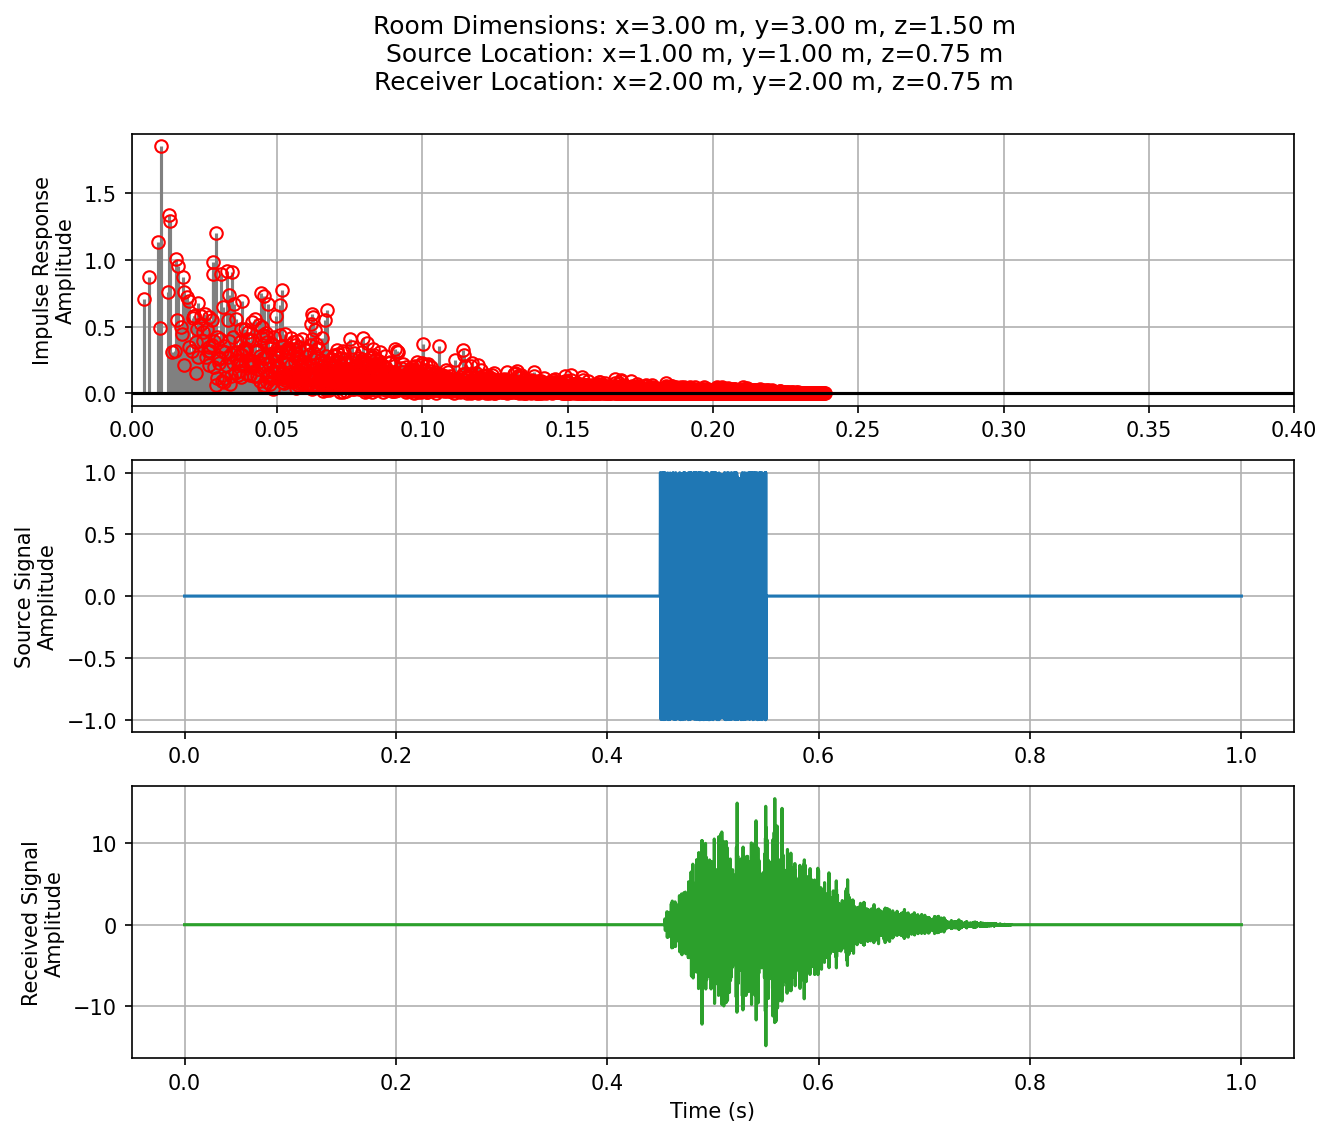

This chart was generated by the following Python code:
#!/usr/bin/env python3
# -*- coding: utf-8 -*-

import logging

import matplotlib.pyplot as plt
import numpy as np
import numpy.typing as npt

import rirpy.model as model
from rirpy.plot import plot_ir_and_signals

NUM_THREADS = 4


def signal_impulse(duration: float, sampling_rate: float) -> npt.NDArray[np.float64]:
    """
    Generates an impulse signal of specified duration and sampling rate.

    Args:
        duration: Duration of the impulse signal in seconds.
        sampling_rate: Sampling rate in Hz.

    Returns:
        Impulse signal array.
    """
    num_samples = int(duration * sampling_rate)
    impulse_signal = np.zeros(num_samples)
    impulse_signal[0] = 1.0  # Set the first sample to 1 to create an impulse
    return impulse_signal


def signal_lfm_chirp(
    chirp_duration: float,
    sampling_rate: float,
    start_freq: float,
    end_freq: float,
    front_padding_duration: float = 0.0,
    end_padding_duration: float = 0.0,
) -> npt.NDArray[np.float64]:
    """
    Generates a linear frequency modulated (LFM) chirp signal.

    Args:
        chirp_duration: Duration of the chirp signal in seconds.
        sampling_rate: Sampling rate in Hz.
        start_freq: Start frequency of the chirp in Hz.
        end_freq: End frequency of the chirp in Hz.
        front_padding_duration: Duration of front padding in seconds.
        end_padding_duration: Duration of end padding in seconds.

    Returns:
        LFM chirp signal array.
    """
    num_samples = int(chirp_duration * sampling_rate)
    t = np.linspace(0, chirp_duration, num_samples, endpoint=False)
    k = (end_freq - start_freq) / chirp_duration  # Chirp rate
    chirp_signal = np.sin(2 * np.pi * (start_freq * t + 0.5 * k * t**2))

    # Add front and end padding if specified
    front_padding_samples = int(front_padding_duration * sampling_rate)
    end_padding_samples = int(end_padding_duration * sampling_rate)

    return np.pad(
        chirp_signal, (front_padding_samples, end_padding_samples), mode="constant"
    )


def main() -> None:
    print("-" * 60)
    print("🔊RIRPy: Room Impulse Response Modeling")
    print("-" * 60)

    sampling_rate = 20000.0  # Sampling rate (Hz)
    y_impulse = signal_impulse(1.0, 20000.0)  # 1 s impulse signal
    y_source = signal_lfm_chirp(
        chirp_duration=0.1,  # 100 ms chirp duration
        sampling_rate=sampling_rate,
        start_freq=1000.0,  # Start frequency of the chirp (Hz)
        end_freq=5000.0,  # End frequency of the chirp (Hz)
        front_padding_duration=0.45,  # 450 ms front padding
        end_padding_duration=0.45,  # 450 ms end padding
    )
    time = np.arange(0, len(y_source)) / sampling_rate  # Time vector (s)

    r_source = np.array([1.0, 1.0, 0.75])  # Source position (m)
    r_receiver = np.array([2.0, 2.0, 0.75])  # Receiver position (m)
    length_x = 3.0  # Room length in x direction
    length_y = 3.0  # Room length in y direction
    length_z = 1.5  # Room height
    sound_speed = 343.0  # Speed of sound (m/s) in air
    refl_coeff_wall = 0.9  # Wall (& floor) reflection coefficient
    refl_coeff_ceil = 0.9  # Ceiling (surface) reflection coefficient
    cutoff_time = 0.2  # Cutoff time for reflections (s)

    # The model function can accept multiple signals of the same length.
    y_combined = np.vstack([y_impulse, y_source]).T
    y_receiver = model.propagate_signal(
        y_combined,
        sampling_rate,
        r_source,
        r_receiver,
        length_x,
        length_y,
        length_z,
        sound_speed,
        refl_coeff_wall,
        refl_coeff_ceil,
        cutoff_time,
        num_threads=NUM_THREADS,
    )

    fig = plot_ir_and_signals(
        time,
        y_source,
        y_receiver[:, 0],
        y_receiver[:, 1],
        ir_window=2 * cutoff_time,
        title=(
            f"Room Dimensions: x={length_x:.2f} m, y={length_y:.2f} m, z={length_z:.2f} m\n"
            f"Source Location: x={r_source[0]:.2f} m, y={r_source[1]:.2f} m, z={r_source[2]:.2f} m\n"
            f"Receiver Location: x={r_receiver[0]:.2f} m, y={r_receiver[1]:.2f} m, z={r_receiver[2]:.2f} m\n"
        )
    )
    fig.savefig("example/demo.png", dpi=150, bbox_inches="tight")


if __name__ == "__main__":
    logger = logging.getLogger(__name__)
    main()
